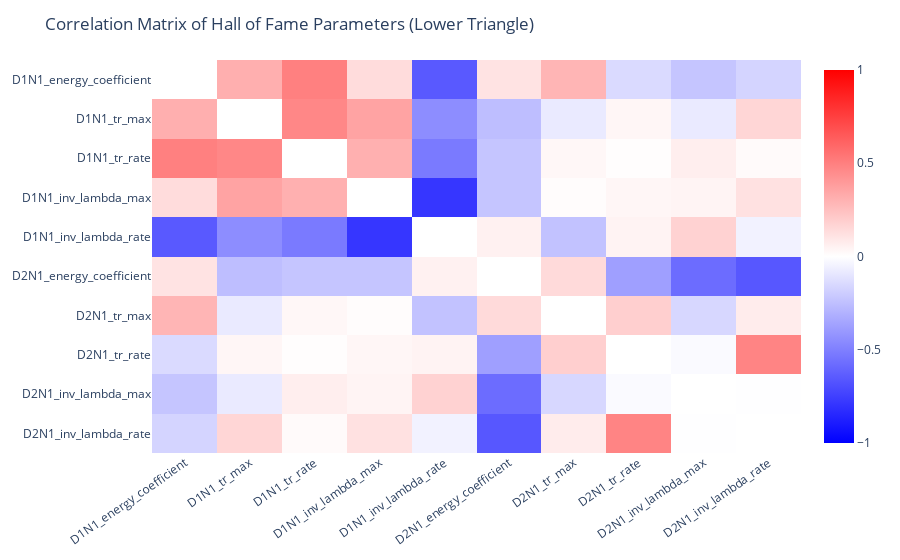

This figure's notebook cell:
### Markdown cell above
### Correlation matrix of X best individuals

### Code cell
NB_INDIVIDUAL_CORRELATION = 100

indiv_param = viewer.hall_of_fame.iloc[:NB_INDIVIDUAL_CORRELATION, :-1].to_numpy()
param_names = viewer.hall_of_fame.columns[:-1]

corr_matrix = np.corrcoef(indiv_param.T)
np.fill_diagonal(corr_matrix, np.nan)

fig = px.imshow(
    corr_matrix,
    text_auto=False,
    aspect="auto",
    color_continuous_scale=[[0, "blue"], [0.5, "white"], [1, "red"]],
    zmin=-1,
    zmax=1,
    x=param_names,
    y=param_names,
)
fig.update_layout(
    title="Correlation Matrix of Hall of Fame Parameters (Lower Triangle)",
    plot_bgcolor="rgba(0,0,0,0)",
    paper_bgcolor="rgba(0,0,0,0)",
    xaxis={"showgrid": False, "tickangle": -35},
    yaxis={"showgrid": False},
)

fig.show()

### Figure 1 — Plotly figure (JSON) as saved in the notebook; plotly's stock layout.template omitted (floating-point values rounded to 4 significant figures)
{"data": [{"coloraxis": "coloraxis", "hovertemplate": "x: %{x}<br>y: %{y}<br>color: %{z}<extra></extra>", "name": "0", "type": "heatmap", "x": ["D1N1_energy_coefficient", "D1N1_tr_max", "D1N1_tr_rate", "D1N1_inv_lambda_max", "D1N1_inv_lambda_rate", "D2N1_energy_coefficient", "D2N1_tr_max", "D2N1_tr_rate", "D2N1_inv_lambda_max", "D2N1_inv_lambda_rate"], "xaxis": "x", "y": ["D1N1_energy_coefficient", "D1N1_tr_max", "D1N1_tr_rate", "D1N1_inv_lambda_max", "D1N1_inv_lambda_rate", "D2N1_energy_coefficient", "D2N1_tr_max", "D2N1_tr_rate", "D2N1_inv_lambda_max", "D2N1_inv_lambda_rate"], "yaxis": "y", "z": [[null, 0.3121, 0.4975, 0.1353, -0.6508, 0.1098, 0.2914, -0.1432, -0.2292, -0.1698], [0.3121, null, 0.4693, 0.3597, -0.4472, -0.2539, -0.08161, 0.03337, -0.0825, 0.1617], [0.4975, 0.4693, null, 0.3089, -0.5222, -0.2281, 0.03138, 0.007903, 0.06704, 0.01989], [0.1353, 0.3597, 0.3089, null, -0.7883, -0.2283, 0.009833, 0.03575, 0.04247, 0.1179], [-0.6508, -0.4472, -0.5222, -0.7883, null, 0.0556, -0.2405, 0.04687, 0.1778, -0.04924], [0.1098, -0.2539, -0.2281, -0.2283, 0.0556, null, 0.1433, -0.3756, -0.5782, -0.658], [0.2914, -0.08161, 0.03138, 0.009833, -0.2405, 0.1433, null, 0.1874, -0.1567, 0.07576], [-0.1432, 0.03337, 0.007903, 0.03575, 0.04687, -0.3756, 0.1874, null, -0.02111, 0.4808], [-0.2292, -0.0825, 0.06704, 0.04247, 0.1778, -0.5782, -0.1567, -0.02111, null, -0.003364], [-0.1698, 0.1617, 0.01989, 0.1179, -0.04924, -0.658, 0.07576, 0.4808, -0.003364, null]]}], "layout": {"coloraxis": {"cmax": 1, "cmin": -1, "colorscale": [[0, "blue"], [0.5, "white"], [1, "red"]]}, "margin": {"t": 60}, "paper_bgcolor": "rgba(0,0,0,0)", "plot_bgcolor": "rgba(0,0,0,0)", "title": {"text": "Correlation Matrix of Hall of Fame Parameters (Lower Triangle)"}, "xaxis": {"anchor": "y", "domain": [0, 1], "showgrid": false, "tickangle": -35}, "yaxis": {"anchor": "x", "autorange": "reversed", "domain": [0, 1], "showgrid": false}}}
